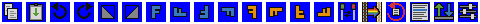

This chart was generated by the following Python code:
#!/usr/bin/env python3
"""Generate openttdgui_blueprint.png: the 20 Blueprint toolbar icons.

The sprites are 20x20 pixels, 8bpp, using the DOS palette taken from
openttdgui.png (palette index 0 = transparent). Sprite i sits at
(i * 24 + 2, 2), matching the lines appended to openttdgui.nfo.

Sprite order:
  0 copy, 1 paste, 2 rotate ccw, 3 rotate cw, 4 reflect NW-SE,
  5 reflect NE-SW, 6..13 transformation indicator (rotation 0..3,
  then the same four mirrored), 14 mirror signals, 15 toolbar launcher
  (converted from the openttdgui_blueprint_launcher.png artwork, used by
  the main/landscaping toolbar button that opens the blueprint toolbar),
  16 undo last paste, 17 undo history, 18 export/import menu,
  19 paste-options menu.

Run from this directory: python3 openttdgui_blueprint.py
"""

import math
import os

from PIL import Image

SIZE = 20    # sprite size
PITCH = 24   # cell pitch in the sheet

DIR = os.path.dirname(os.path.abspath(__file__))

# Colours as RGB; mapped to the nearest static DOS palette index below.
COLOURS = {
    'K': (16, 16, 16),     # outline
    'd': (80, 80, 80),     # dark grey
    'g': (132, 132, 132),  # mid grey
    'G': (184, 184, 184),  # light grey
    'W': (220, 220, 220),  # near-white (pure white 255 upsets nforenum)
    'N': (44, 152, 44),    # green
    'R': (216, 32, 32),    # red
    'O': (232, 156, 16),   # orange (mirrored transformations)
    'B': (72, 112, 200),   # blue (plain transformations)
}


def build_palette_lookup(palette):
    """Map each legend character to the nearest palette index, skipping
    index 0 (transparent) and the animated colour cycles (227..254)."""
    usable = [i for i in range(1, 256) if not 227 <= i <= 254]
    lookup = {}
    for char, (r, g, b) in COLOURS.items():
        best = min(usable, key=lambda i: (palette[i * 3] - r) ** 2 +
                   (palette[i * 3 + 1] - g) ** 2 + (palette[i * 3 + 2] - b) ** 2)
        lookup[char] = best
    return lookup


def sprite_from_grid(grid, lookup):
    """Turn a list of 20 strings into a 20x20 'P' image ('.' = transparent)."""
    assert len(grid) == SIZE and all(len(row) == SIZE for row in grid), 'grid must be 20x20'
    img = Image.new('P', (SIZE, SIZE), 0)
    px = img.load()
    for y, row in enumerate(grid):
        for x, char in enumerate(row):
            if char != '.':
                px[x, y] = lookup[char]
    return img


def outline(img, lookup):
    """Draw a 1px dark outline around all non-transparent pixels."""
    px = img.load()
    edge = []
    for y in range(SIZE):
        for x in range(SIZE):
            if px[x, y] != 0:
                continue
            for dx in (-1, 0, 1):
                for dy in (-1, 0, 1):
                    nx, ny = x + dx, y + dy
                    if 0 <= nx < SIZE and 0 <= ny < SIZE and px[nx, ny] not in (0, lookup['K']):
                        edge.append((x, y))
                        break
                else:
                    continue
                break
    for x, y in edge:
        px[x, y] = lookup['K']
    return img


COPY = [
    '....................',
    '..KKKKKKKKK.........',
    '..KWWWWWWWK.........',
    '..KWWWWWWWK.........',
    '..KWggggWWK.........',
    '..KWWWWWWWK.........',
    '..KWWKKKKKKKKKKK....',
    '..KWWKWWWWWWWWWK....',
    '..KWgKWWWWWWWWWK....',
    '..KWWKWWggggWWWK....',
    '..KWWKWWWWWWWWWK....',
    '..KWWKWWggggggWK....',
    '..KWWKWWWWWWWWWK....',
    '..KKKKWWggggWWWK....',
    '.....KWWWWWWWWWK....',
    '.....KWWggggggWK....',
    '.....KWWWWWWWWWK....',
    '.....KKKKKKKKKKK....',
    '....................',
    '....................',
]

PASTE = [
    '....................',
    '........KKKK........',
    '...KKKKKKddKKKKKK...',
    '...KggggKKKKggggK...',
    '...KggggggggggggK...',
    '...KgWWWWWWWWWWgK...',
    '...KgWWWWNNWWWWgK...',
    '...KgWWWWNNWWWWgK...',
    '...KgWWWWNNWWWWgK...',
    '...KgWWWWNNWWWWgK...',
    '...KgWWWWNNWWWWgK...',
    '...KgWWNNNNNNWWgK...',
    '...KgWWWNNNNWWWgK...',
    '...KgWWWWNNWWWWgK...',
    '...KgWWWWWWWWWWgK...',
    '...KgWWWWWWWWWWgK...',
    '...KgWWWWWWWWWWgK...',
    '...KggggggggggggK...',
    '...KKKKKKKKKKKKKK...',
    '....................',
]

def make_toolbar_launcher(palette):
    """The launcher icon, converted from the player-provided artwork in
    openttdgui_blueprint_launcher.png: cropped to its opaque content, then
    scaled to the largest size that fits 20x20 without distorting the
    artwork's proportions and centred, and mapped to the nearest usable
    palette index. Cropping first is what makes the icon fill the button
    like the stock toolbar icons - any transparent padding around the
    supplied artwork is dropped instead of shrinking the picture. Near-white
    pixels connected to the border then become transparent so the artwork
    sits directly on the button face."""
    art = Image.open(os.path.join(DIR, 'openttdgui_blueprint_launcher.png')).convert('RGBA')
    content = art.getchannel('A').getbbox()
    if content is not None:
        art = art.crop(content)
    # Fit the longer side to 20 so the icon is as large as possible while
    # preserving the artwork's aspect ratio, then centre it on a transparent
    # square.
    cw, ch = art.size
    scale = SIZE / max(cw, ch)
    art = art.resize((max(1, round(cw * scale)), max(1, round(ch * scale))), Image.Resampling.LANCZOS)
    canvas = Image.new('RGBA', (SIZE, SIZE), (0, 0, 0, 0))
    canvas.paste(art, ((SIZE - art.width) // 2, (SIZE - art.height) // 2), art)
    art = canvas
    rgba = art.load()

    # Anything the artwork itself leaves transparent stays transparent, wherever
    # it sits: background is often visible *through* a subject (the gaps between
    # a railway track's sleepers), and those enclosed holes must not be filled in.
    transparent = {(x, y) for y in range(SIZE) for x in range(SIZE) if rgba[x, y][3] < 128}

    def near_white(x, y):
        r, g, b, a = rgba[x, y]
        return a < 128 or (r >= 240 and g >= 240 and b >= 240)

    # Opaque near-white is only treated as background where it is reachable from
    # the border, so white *inside* the artwork survives.
    stack = [(x, y) for x in range(SIZE) for y in (0, SIZE - 1) if near_white(x, y)]
    stack += [(x, y) for y in range(SIZE) for x in (0, SIZE - 1) if near_white(x, y)]
    while stack:
        x, y = stack.pop()
        if (x, y) in transparent:
            continue
        transparent.add((x, y))
        for nx, ny in ((x - 1, y), (x + 1, y), (x, y - 1), (x, y + 1)):
            if 0 <= nx < SIZE and 0 <= ny < SIZE and (nx, ny) not in transparent and near_white(nx, ny):
                stack.append((nx, ny))

    # Nearest usable palette index: no transparent 0, no animated cycle, no pure white 255.
    usable = [i for i in range(1, 255) if not 227 <= i <= 254]
    cache = {}
    img = Image.new('P', (SIZE, SIZE), 0)
    px = img.load()
    for y in range(SIZE):
        for x in range(SIZE):
            if (x, y) in transparent:
                continue
            r, g, b, _ = rgba[x, y]
            key = (r, g, b)
            if key not in cache:
                cache[key] = min(usable, key=lambda i: (palette[i * 3] - r) ** 2 +
                                 (palette[i * 3 + 1] - g) ** 2 + (palette[i * 3 + 2] - b) ** 2)
            px[x, y] = cache[key]
    return img

MIRROR_SIGNALS = [
    '....................',
    '..KKKKK......KKKKK..',
    '..KdddK......KdddK..',
    '..KNNNK......KRRRK..',
    '..KNNNK......KRRRK..',
    '..KNNNK......KRRRK..',
    '..KdddK......KdddK..',
    '..KKKKK......KKKKK..',
    '...GG..........GG...',
    '...GG.....KK...GG...',
    '...GG.KKKKKKK..GG...',
    '...GG.....KK...GG...',
    '...GG...KK.....GG...',
    '...GG.KKKKKKK..GG...',
    '...GG...KK.....GG...',
    '...GG..........GG...',
    '...GG..........GG...',
    '...GG..........GG...',
    '....................',
    '....................',
]

# The transformation indicator glyph: a bold 'F' ('X' = fill, coloured later).
GLYPH_F = [
    '....................',
    '....................',
    '....................',
    '....................',
    '......XXXXXXXX......',
    '......XXXXXXXX......',
    '......XXXXXXXX......',
    '......XXX...........',
    '......XXX...........',
    '......XXXXXXX.......',
    '......XXXXXXX.......',
    '......XXX...........',
    '......XXX...........',
    '......XXX...........',
    '......XXX...........',
    '......XXX...........',
    '....................',
    '....................',
    '....................',
    '....................',
]


# Export/import: a blueprint leaving the game (green, up) and coming back into
# it (blue, down), over the shelf they are filed on. Two opposing arrows is the
# only part of this that has to read at 20x20; the colours separate the two
# directions for anyone who cannot tell the arrowheads apart at that size.
EXPORT_IMPORT = [
    '....................',
    '....................',
    '....NN........BB....',
    '...NNNN.......BB....',
    '..NNNNNN......BB....',
    '.NNNNNNNN.....BB....',
    '....NN........BB....',
    '....NN........BB....',
    '....NN........BB....',
    '....NN........BB....',
    '....NN.....BBBBBBBB.',
    '....NN......BBBBBB..',
    '....NN.......BBBB...',
    '....NN........BB....',
    '....................',
    '.gggggggggggggggggg.',
    '.gggggggggggggggggg.',
    '....................',
    '....................',
    '....................',
]

# Paste options: three sliders at different settings. The filters and the
# terraform mode used to be nine buttons in a row; as one menu they need a
# glyph that says "settings behind this button" rather than naming any one of
# them, and sliders say that without borrowing the stock gear icon, which
# already means the game options.
PASTE_OPTIONS = [
    '....................',
    '....................',
    '...........WWW......',
    '...........WWW......',
    '..gggggggggWWWgggg..',
    '...........WWW......',
    '...........WWW......',
    '.....WWW............',
    '.....WWW............',
    '..gggWWWgggggggggg..',
    '.....WWW............',
    '.....WWW............',
    '.............WWW....',
    '.............WWW....',
    '..gggggggggggWWWgg..',
    '.............WWW....',
    '.............WWW....',
    '....................',
    '....................',
    '....................',
]


def make_rotate_ccw(lookup):
    """Three-quarter ring with an anticlockwise arrowhead at the top left."""
    img = Image.new('P', (SIZE, SIZE), 0)
    px = img.load()
    cx = cy = 9.5
    for y in range(SIZE):
        for x in range(SIZE):
            dist = math.hypot(x - cx, y - cy)
            if not 4.7 <= dist <= 6.7:
                continue
            angle = math.degrees(math.atan2(cy - y, x - cx)) % 360
            if 95 <= angle <= 185:
                continue  # gap for the arrowhead
            px[x, y] = lookup['K']
    # Arrowhead pointing left, apex at (1, 4), base at the upper ring end.
    for x in range(1, 8):
        half = (x - 1) * 2 // 3
        for y in range(4 - half, 4 + half + 1):
            if 0 <= y < SIZE:
                px[x, y] = lookup['K']
    return img


UNDO_LIST = [
    '....................',
    '.KKKKKKKKKKKKKKKKKK.',
    '.KWWWWWWWWWWWWWWWWK.',
    '.KWddddddddddddddWK.',
    '.KWWWWWWWWWWWWWWWWK.',
    '.KWddddddddddddWWWK.',
    '.KWWWWWWWWWWWWWWWWK.',
    '.KWBBBBBBBBBBBBBBWK.',
    '.KWBBBBBBBBBBBBBBWK.',
    '.KWWWWWWWWWWWWWWWWK.',
    '.KWdddddddddddddWWK.',
    '.KWWWWWWWWWWWWWWWWK.',
    '.KWdddddddddddWWWWK.',
    '.KWWWWWWWWWWWWWWWWK.',
    '.KWddddddddddddddWK.',
    '.KWWWWWWWWWWWWWWWWK.',
    '.KWdddddddddWWWWWWK.',
    '.KWWWWWWWWWWWWWWWWK.',
    '.KKKKKKKKKKKKKKKKKK.',
    '....................',
]

def make_undo(lookup):
    """A blueprint page inside an anticlockwise arrow: undo the last paste.

    The arrow is the universal undo glyph; the page is what says *which* undo
    this is. That matters because the button also sits on the construction
    toolbars, where a bare arrow reads as "undo the track I just laid" - which
    is not something this feature can do, and did mislead in testing.
    """
    img = Image.new('P', (SIZE, SIZE), 0)
    px = img.load()

    # The page: a white sheet, outlined dark so it reads as a sheet rather than
    # as a grey smudge inside the arrow, with a few ruled lines.
    for y in range(6, 14):
        for x in range(6, 14):
            px[x, y] = lookup['W']
    for y in range(6, 14):
        px[6, y] = px[13, y] = lookup['K']
    for x in range(6, 14):
        px[x, 6] = px[x, 13] = lookup['K']
    for y in (8, 10, 12):
        for x in range(8, 12):
            px[x, y] = lookup['d']

    # Three-quarter ring around the page, with a gap at the top left for the head.
    cx = cy = 9.5
    for y in range(SIZE):
        for x in range(SIZE):
            dist = math.hypot(x - cx, y - cy)
            if not 7.3 <= dist <= 8.9:
                continue
            angle = math.degrees(math.atan2(cy - y, x - cx)) % 360
            if 100 <= angle <= 190:
                continue
            px[x, y] = lookup['R']

    # Arrowhead closing the ring anticlockwise: apex at the left, base meeting
    # the ring end near the top.
    for i, x in enumerate(range(2, 9)):
        half = min(i * 2 // 3, 3)
        for y in range(3 - half, 3 + half + 1):
            if 0 <= y < SIZE:
                px[x, y] = lookup['R']
    return img


def make_reflect_nwse(lookup):
    """Square cut by the NW-SE diagonal: solid original, hollow mirror image."""
    img = Image.new('P', (SIZE, SIZE), 0)
    px = img.load()
    lo, hi = 3, 16
    for i in range(lo, hi + 1):
        px[i, lo] = px[i, hi] = px[lo, i] = px[hi, i] = lookup['K']
        px[i, i] = lookup['K']
    for y in range(lo + 1, hi):
        for x in range(lo + 1, hi):
            if y > x:
                px[x, y] = lookup['g']
    return img


def make_transform(reflected, rotation, lookup):
    """Transformation indicator: the F glyph, mirrored first, then rotated."""
    colour = 'O' if reflected else 'B'
    grid = [row.replace('X', colour) for row in GLYPH_F]
    img = outline(sprite_from_grid(grid, lookup), lookup)
    if reflected:
        img = img.transpose(Image.Transpose.FLIP_LEFT_RIGHT)
    for _ in range(rotation):
        img = img.transpose(Image.Transpose.ROTATE_90)  # anticlockwise
    return img


def main():
    source = Image.open(os.path.join(DIR, 'openttdgui.png'))
    palette = source.getpalette()
    lookup = build_palette_lookup(palette)

    sprites = [
        sprite_from_grid(COPY, lookup),
        sprite_from_grid(PASTE, lookup),
    ]
    ccw = make_rotate_ccw(lookup)
    sprites.append(ccw)
    sprites.append(ccw.transpose(Image.Transpose.FLIP_LEFT_RIGHT))
    nwse = make_reflect_nwse(lookup)
    sprites.append(nwse)
    sprites.append(nwse.transpose(Image.Transpose.FLIP_LEFT_RIGHT))
    for reflected in (False, True):
        for rotation in range(4):
            sprites.append(make_transform(reflected, rotation, lookup))
    sprites.append(sprite_from_grid(MIRROR_SIGNALS, lookup))
    sprites.append(make_toolbar_launcher(palette))
    sprites.append(make_undo(lookup))
    sprites.append(sprite_from_grid(UNDO_LIST, lookup))
    sprites.append(outline(sprite_from_grid(EXPORT_IMPORT, lookup), lookup))
    sprites.append(outline(sprite_from_grid(PASTE_OPTIONS, lookup), lookup))

    sheet = Image.new('P', (len(sprites) * PITCH, PITCH), 255)
    sheet.putpalette(palette)
    for i, sprite in enumerate(sprites):
        box = Image.new('P', (SIZE, SIZE), 0)
        box.paste(sprite)
        sheet.paste(box, (i * PITCH + 2, 2))

    out = os.path.join(DIR, 'openttdgui_blueprint.png')
    sheet.save(out, optimize=False)
    print(f'wrote {out} ({len(sprites)} sprites)')


if __name__ == '__main__':
    main()
